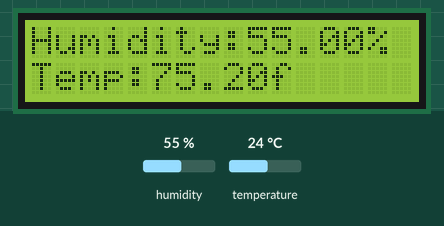
A sketch run on a simulated Arduino Uno, built with avr-gcc and run on an emulated ATmega328P. Parts: 16×2 character LCD. The inputs (shaded band) are chosen by the test bench; at power-on: temperature 24 °C, humidity 55 %.

Above: at 1.2 s.
1.3 s: temperature set to 41 °C
At 2.5 s:
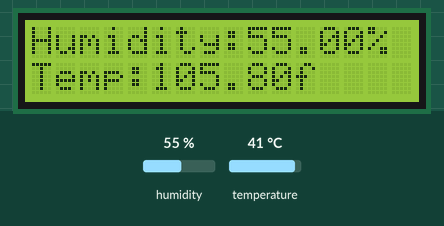
7.3 s: humidity set to 22 %
At 9.0 s:
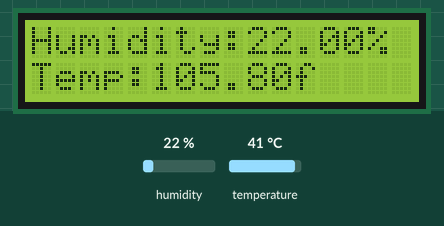
13.3 s: temperature set to 12 °C
At 15.5 s:
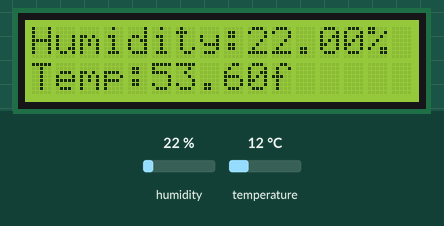
19.3 s: temperature set to 41 °C
At 21.7 s:
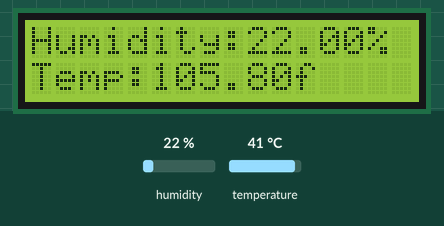
Timing chart, 0 to 23.2 s (numbered marks = the images above; inputs shaded):
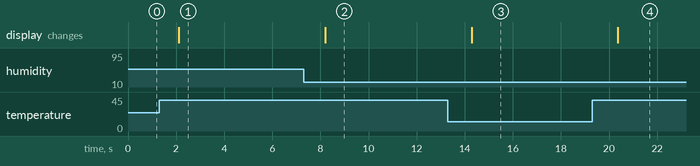

The sketch:

Weather_Station.ino
```cpp
#include <LiquidCrystal.h>
#include "DHT.h" // call the DHT library
#define DHTPIN 8 // Pin connected to DHT
LiquidCrystal lcd(12,11,5,4,3,2);
#define DHTTYPE DHT11 // Define the type of DHT module
DHT dht(DHTPIN,DHTTYPE); // Command to the DHT.h library

void setup(){
  dht.begin(); // start the sensor
  lcd.begin (16,2); // LCD screen is 16 characters by 2 lines
}

void loop (){
  float h = dht.readHumidity(); // Value for humidity
  float t = dht.readTemperature(); // value for temperature
  t = t*9/5+32; // Change reading from Celsius to Fahrenheit
  if (isnan(t) || isnan(h)) { // check that DHT sensor is working
    lcd.setCursor(0,0);
    lcd.print("Failed to read from DHT"); // if DHT is not working ,
                                          // display this
  } else { // Otherwise show the readings on the screen
    lcd.clear();
    lcd.setCursor(0,0);
    lcd.print("Humidity:");
    lcd.print(h);
    lcd.print("%");
    lcd.setCursor(0,1);
    lcd.print("Temp:");
    lcd.print(t);
    lcd.print("f");
  }
}
```

Measured:
- after the input at 1.3 s, the display: changes after 0.82 s (image 1)
- after the input at 7.3 s, the display: changes after 0.90 s (image 2)
- after the input at 13.3 s, the display: changes after 0.99 s (image 3)
- after the input at 19.3 s, the display: changes after 1.1 s (image 4)
